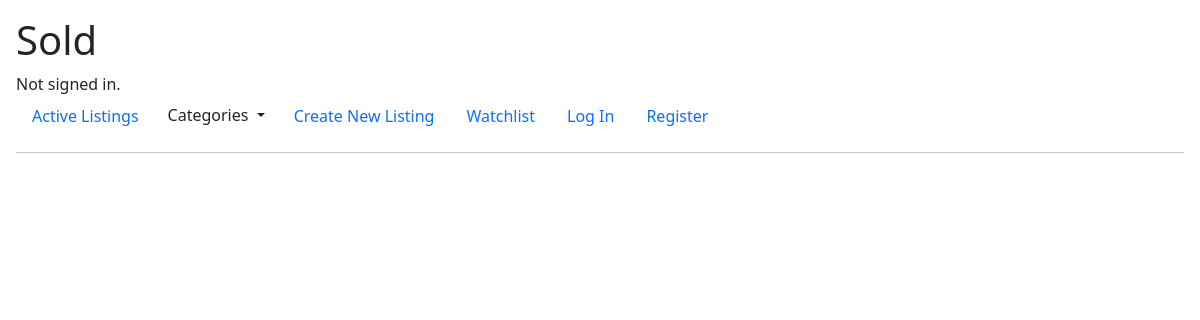
/categories/Toys, run on an earlier commit of the app's database.
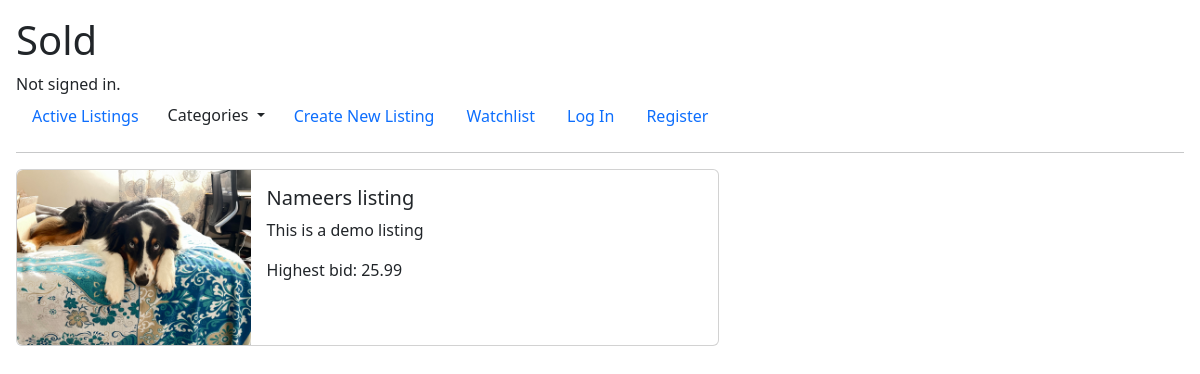
And on a later commit of the database.
### auctions/models.py (models this page shows)
class Bid(models.Model):
    Bid = models.DecimalField(decimal_places=2, max_digits=19, null='False')
    user_bid = models.ForeignKey(User, on_delete=models.CASCADE, related_name="bid_made_by")
    listing = models.ForeignKey(Auction, on_delete=models.CASCADE, related_name="bid_listing")

class Auction(models.Model):
    Categories = [('Toys', 'Toys'), ('Home', 'Home'), ('Fashion','Fashion'), ('Electronics', 'Electronics'), ('Automotive', 'Automotive'), ('Other','Other')]
    Categories.sort(key=itemgetter(1))
    title = models.CharField(max_length=64)
    img = models.ImageField(upload_to='uploads/', default="uploads/No_image_available.svg.png")
    discription = models.CharField(max_length=200, null="False")
    price = models.DecimalField(max_digits=19,decimal_places=2, null="False", validators=[MinValueValidator(limit_value=1)])
    user_post = models.ForeignKey(User, on_delete=models.CASCADE,related_name="user", default="1")
    category = models.CharField(max_length=20, blank=True, null=True, choices=Categories)
    active = models.BooleanField(default=True)

### auctions/views.py (the view)
# urls.py: path("categories/<str:category>", views.categories, name="categories"),
def categories(request, category):
    if request.method == "GET":
        listings = Auction.objects.filter(category=category)
        auctions = []
        for listing in listings:
            auctions.append(Bid.objects.get(listing=listing))
        return render(request, 'auctions/categories.html', {'listings': auctions})

### auctions/templates/auctions/categories.html
{% extends "auctions/layout.html" %}
{% block body %}
{% for listing in listings %}
{% if listing.listing.active %}
<a href="{% url 'listing' listing.listing.id %}" class="card mb-3" style="max-width: 60%; height: fit-content;">
    <div class="row g-0">
      <div class="col-md-4">
        <img src="{{listing.listing.img.url}}" class="img-fluid rounded-start" alt="...">
      </div>
      <div class="col-md-8">
        <div class="card-body">
          <h5 class="card-title">{{listing.listing.title}}</h5>
          <p class="card-text">{{listing.listing.discription}}</p>
          <p class="card-text">Highest bid: {{listing.Bid}}</p>
        </div>
        </div>
        </div>
        </a>
{% endif %}
{% endfor %}
{% endblock %}

What changed in the data, as far as the page shows it:
added Bid: listing.img (picture), listing "Nameers listing", listing.discription "This is a demo listing", Bid "25.99"
